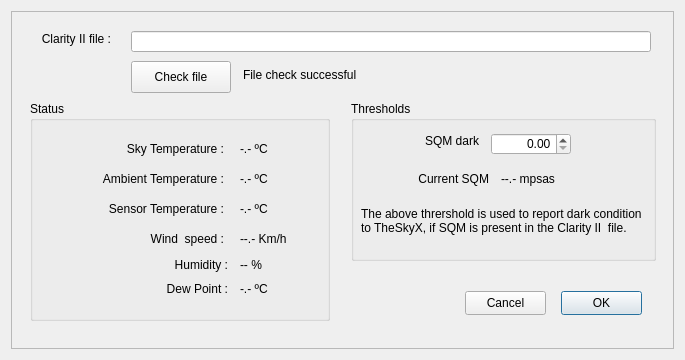
<?xml version="1.0" encoding="UTF-8"?>
<ui version="4.0">
 <class>X2Weather</class>
 <widget class="QDialog" name="X2Weather">
  <property name="geometry">
   <rect>
    <x>0</x>
    <y>0</y>
    <width>685</width>
    <height>360</height>
   </rect>
  </property>
  <property name="sizePolicy">
   <sizepolicy hsizetype="Fixed" vsizetype="Fixed">
    <horstretch>0</horstretch>
    <verstretch>0</verstretch>
   </sizepolicy>
  </property>
  <property name="minimumSize">
   <size>
    <width>626</width>
    <height>360</height>
   </size>
  </property>
  <property name="maximumSize">
   <size>
    <width>8006</width>
    <height>360</height>
   </size>
  </property>
  <property name="windowTitle">
   <string>Clarity II file setting</string>
  </property>
  <layout class="QHBoxLayout" name="horizontalLayout_12">
   <item>
    <widget class="X2Form" name="X2Form">
     <property name="minimumSize">
      <size>
       <width>0</width>
       <height>0</height>
      </size>
     </property>
     <property name="maximumSize">
      <size>
       <width>99999</width>
       <height>99999</height>
      </size>
     </property>
     <property name="sizeIncrement">
      <size>
       <width>1</width>
       <height>1</height>
      </size>
     </property>
     <property name="frameShape">
      <enum>QFrame::StyledPanel</enum>
     </property>
     <property name="frameShadow">
      <enum>QFrame::Raised</enum>
     </property>
     <widget class="QPushButton" name="pushButtonCancel">
      <property name="geometry">
       <rect>
        <x>454</x>
        <y>280</y>
        <width>81</width>
        <height>24</height>
       </rect>
      </property>
      <property name="text">
       <string>Cancel</string>
      </property>
     </widget>
     <widget class="QPushButton" name="pushButtonOK">
      <property name="enabled">
       <bool>true</bool>
      </property>
      <property name="geometry">
       <rect>
        <x>550</x>
        <y>280</y>
        <width>81</width>
        <height>24</height>
       </rect>
      </property>
      <property name="text">
       <string>OK</string>
      </property>
      <property name="default">
       <bool>true</bool>
      </property>
     </widget>
     <widget class="QGroupBox" name="groupBox_5">
      <property name="geometry">
       <rect>
        <x>19</x>
        <y>90</y>
        <width>300</width>
        <height>220</height>
       </rect>
      </property>
      <property name="title">
       <string>Status</string>
      </property>
      <widget class="QLabel" name="label_15">
       <property name="geometry">
        <rect>
         <x>50</x>
         <y>70</y>
         <width>144</width>
         <height>16</height>
        </rect>
       </property>
       <property name="text">
        <string>Ambient Temperature :</string>
       </property>
       <property name="alignment">
        <set>Qt::AlignRight|Qt::AlignTrailing|Qt::AlignVCenter</set>
       </property>
      </widget>
      <widget class="QLabel" name="label_16">
       <property name="geometry">
        <rect>
         <x>110</x>
         <y>156</y>
         <width>88</width>
         <height>16</height>
        </rect>
       </property>
       <property name="text">
        <string>Humidity :</string>
       </property>
       <property name="alignment">
        <set>Qt::AlignRight|Qt::AlignTrailing|Qt::AlignVCenter</set>
       </property>
      </widget>
      <widget class="QLabel" name="label_17">
       <property name="geometry">
        <rect>
         <x>110</x>
         <y>180</y>
         <width>88</width>
         <height>16</height>
        </rect>
       </property>
       <property name="text">
        <string>Dew Point :</string>
       </property>
       <property name="alignment">
        <set>Qt::AlignRight|Qt::AlignTrailing|Qt::AlignVCenter</set>
       </property>
      </widget>
      <widget class="QLabel" name="ambientTemp">
       <property name="geometry">
        <rect>
         <x>210</x>
         <y>70</y>
         <width>80</width>
         <height>16</height>
        </rect>
       </property>
       <property name="text">
        <string>-.- ºC</string>
       </property>
       <property name="alignment">
        <set>Qt::AlignLeading|Qt::AlignLeft|Qt::AlignVCenter</set>
       </property>
      </widget>
      <widget class="QLabel" name="humidity">
       <property name="geometry">
        <rect>
         <x>210</x>
         <y>156</y>
         <width>80</width>
         <height>16</height>
        </rect>
       </property>
       <property name="text">
        <string>-- %</string>
       </property>
       <property name="alignment">
        <set>Qt::AlignLeading|Qt::AlignLeft|Qt::AlignVCenter</set>
       </property>
      </widget>
      <widget class="QLabel" name="dewPoint">
       <property name="geometry">
        <rect>
         <x>210</x>
         <y>180</y>
         <width>80</width>
         <height>16</height>
        </rect>
       </property>
       <property name="text">
        <string>-.- ºC</string>
       </property>
       <property name="alignment">
        <set>Qt::AlignLeading|Qt::AlignLeft|Qt::AlignVCenter</set>
       </property>
      </widget>
      <widget class="QLabel" name="label_18">
       <property name="geometry">
        <rect>
         <x>50</x>
         <y>40</y>
         <width>144</width>
         <height>16</height>
        </rect>
       </property>
       <property name="text">
        <string>Sky Temperature :</string>
       </property>
       <property name="alignment">
        <set>Qt::AlignRight|Qt::AlignTrailing|Qt::AlignVCenter</set>
       </property>
      </widget>
      <widget class="QLabel" name="skyTemp">
       <property name="geometry">
        <rect>
         <x>210</x>
         <y>40</y>
         <width>80</width>
         <height>16</height>
        </rect>
       </property>
       <property name="text">
        <string>-.- ºC</string>
       </property>
       <property name="alignment">
        <set>Qt::AlignLeading|Qt::AlignLeft|Qt::AlignVCenter</set>
       </property>
      </widget>
      <widget class="QLabel" name="label_19">
       <property name="geometry">
        <rect>
         <x>50</x>
         <y>100</y>
         <width>144</width>
         <height>16</height>
        </rect>
       </property>
       <property name="text">
        <string>Sensor Temperature :</string>
       </property>
       <property name="alignment">
        <set>Qt::AlignRight|Qt::AlignTrailing|Qt::AlignVCenter</set>
       </property>
      </widget>
      <widget class="QLabel" name="sensorTemp">
       <property name="geometry">
        <rect>
         <x>210</x>
         <y>100</y>
         <width>80</width>
         <height>16</height>
        </rect>
       </property>
       <property name="text">
        <string>-.- ºC</string>
       </property>
       <property name="alignment">
        <set>Qt::AlignLeading|Qt::AlignLeft|Qt::AlignVCenter</set>
       </property>
      </widget>
      <widget class="QLabel" name="label_20">
       <property name="geometry">
        <rect>
         <x>50</x>
         <y>130</y>
         <width>144</width>
         <height>16</height>
        </rect>
       </property>
       <property name="text">
        <string>Wind  speed :</string>
       </property>
       <property name="alignment">
        <set>Qt::AlignRight|Qt::AlignTrailing|Qt::AlignVCenter</set>
       </property>
      </widget>
      <widget class="QLabel" name="windSpeed">
       <property name="geometry">
        <rect>
         <x>210</x>
         <y>130</y>
         <width>80</width>
         <height>16</height>
        </rect>
       </property>
       <property name="text">
        <string>--.- Km/h</string>
       </property>
       <property name="alignment">
        <set>Qt::AlignLeading|Qt::AlignLeft|Qt::AlignVCenter</set>
       </property>
      </widget>
     </widget>
     <widget class="QGroupBox" name="groupBox_2">
      <property name="geometry">
       <rect>
        <x>340</x>
        <y>90</y>
        <width>305</width>
        <height>160</height>
       </rect>
      </property>
      <property name="title">
       <string>Thresholds</string>
      </property>
      <widget class="QLabel" name="label_3">
       <property name="geometry">
        <rect>
         <x>32</x>
         <y>32</y>
         <width>96</width>
         <height>16</height>
        </rect>
       </property>
       <property name="text">
        <string>SQM dark</string>
       </property>
       <property name="alignment">
        <set>Qt::AlignRight|Qt::AlignTrailing|Qt::AlignVCenter</set>
       </property>
      </widget>
      <widget class="QDoubleSpinBox" name="sqmThreshold">
       <property name="geometry">
        <rect>
         <x>140</x>
         <y>32</y>
         <width>80</width>
         <height>22</height>
        </rect>
       </property>
       <property name="alignment">
        <set>Qt::AlignRight|Qt::AlignTrailing|Qt::AlignVCenter</set>
       </property>
       <property name="maximum">
        <double>1000.000000000000000</double>
       </property>
      </widget>
      <widget class="QLabel" name="SQM">
       <property name="geometry">
        <rect>
         <x>150</x>
         <y>70</y>
         <width>80</width>
         <height>16</height>
        </rect>
       </property>
       <property name="text">
        <string>--.- mpsas</string>
       </property>
       <property name="alignment">
        <set>Qt::AlignLeading|Qt::AlignLeft|Qt::AlignVCenter</set>
       </property>
      </widget>
      <widget class="QLabel" name="label_21">
       <property name="geometry">
        <rect>
         <x>50</x>
         <y>70</y>
         <width>88</width>
         <height>16</height>
        </rect>
       </property>
       <property name="text">
        <string>Current SQM</string>
       </property>
       <property name="alignment">
        <set>Qt::AlignRight|Qt::AlignTrailing|Qt::AlignVCenter</set>
       </property>
      </widget>
      <widget class="QLabel" name="label_2">
       <property name="geometry">
        <rect>
         <x>10</x>
         <y>90</y>
         <width>281</width>
         <height>60</height>
        </rect>
       </property>
       <property name="text">
        <string>The above thrershold is used to report dark condition to TheSkyX, if SQM is present in the Clarity II  file.</string>
       </property>
       <property name="wordWrap">
        <bool>true</bool>
       </property>
      </widget>
     </widget>
     <widget class="QLabel" name="label">
      <property name="geometry">
       <rect>
        <x>10</x>
        <y>20</y>
        <width>90</width>
        <height>16</height>
       </rect>
      </property>
      <property name="text">
       <string>Clarity II file :</string>
      </property>
      <property name="alignment">
       <set>Qt::AlignRight|Qt::AlignTrailing|Qt::AlignVCenter</set>
      </property>
     </widget>
     <widget class="QLineEdit" name="filePath">
      <property name="geometry">
       <rect>
        <x>120</x>
        <y>20</y>
        <width>520</width>
        <height>21</height>
       </rect>
      </property>
     </widget>
     <widget class="QPushButton" name="pushButton">
      <property name="geometry">
       <rect>
        <x>120</x>
        <y>50</y>
        <width>100</width>
        <height>32</height>
       </rect>
      </property>
      <property name="text">
       <string>Check file</string>
      </property>
     </widget>
     <widget class="QLabel" name="fileCheckStatus">
      <property name="geometry">
       <rect>
        <x>232</x>
        <y>56</y>
        <width>240</width>
        <height>16</height>
       </rect>
      </property>
      <property name="text">
       <string>File check successful</string>
      </property>
     </widget>
    </widget>
   </item>
  </layout>
 </widget>
 <customwidgets>
  <customwidget>
   <class>X2Form</class>
   <extends>QFrame</extends>
   <header>x2form.h</header>
   <container>1</container>
  </customwidget>
 </customwidgets>
 <resources/>
 <connections/>
</ui>
